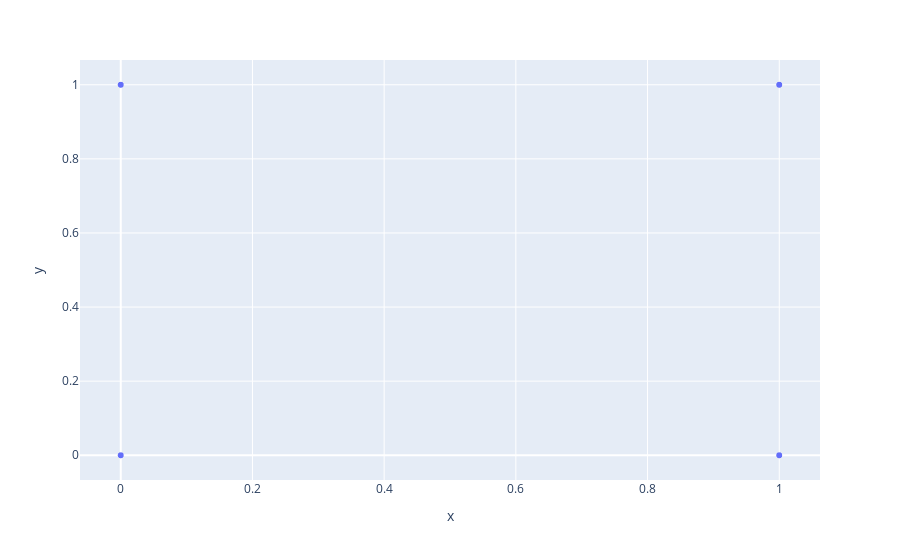

Notebook source saved alongside this figure:
### Code cell
import plotly.express as px 

fig =  px.scatter(x=logmodelpredict,y=ytest)
fig.show()

### Figure 1 — Plotly figure (JSON) as saved in the notebook; plotly's stock layout.template omitted (floating-point values rounded to 4 significant figures; data arrays with more than 128 entries replaced by an {"elided": "..."} marker saying what was removed)
{"data": [{"hovertemplate": "x=%{x}<br>y=%{y}<extra></extra>", "legendgroup": "", "marker": {"color": "#636efa", "symbol": "circle"}, "mode": "markers", "name": "", "showlegend": false, "type": "scattergl", "x": {"elided": "4001 int values"}, "xaxis": "x", "y": {"elided": "4001 int values"}, "yaxis": "y"}], "layout": {"legend": {"tracegroupgap": 0}, "margin": {"t": 60}, "xaxis": {"anchor": "y", "domain": [0, 1], "title": {"text": "x"}}, "yaxis": {"anchor": "x", "domain": [0, 1], "title": {"text": "y"}}}}
